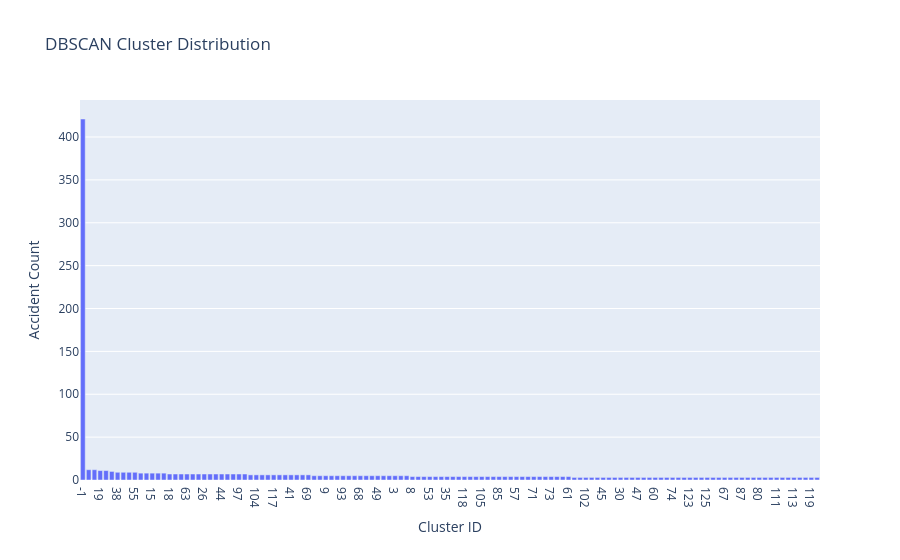

The cell this chart's notebook holds for it:
### Markdown cell above
## Cluster Distribution

This analysis shows the number of accidents identified within each cluster.

### Code cell
cluster_counts = df['Cluster'].value_counts()

fig = px.bar(
    x=cluster_counts.index.astype(str),
    y=cluster_counts.values,
    labels={'x': 'Cluster ID', 'y': 'Accident Count'},
    title='DBSCAN Cluster Distribution'
)

fig.show()

### Figure 1 — Plotly figure (JSON) as saved in the notebook; plotly's stock layout.template omitted (floating-point values rounded to 4 significant figures)
{"data": [{"hovertemplate": "Cluster ID=%{x}<br>Accident Count=%{y}<extra></extra>", "legendgroup": "", "marker": {"color": "#636efa", "pattern": {"shape": ""}}, "name": "", "orientation": "v", "showlegend": false, "textposition": "auto", "type": "bar", "x": ["-1", "2", "88", "19", "33", "28", "38", "12", "66", "55", "4", "17", "15", "31", "29", "18", "70", "32", "63", "34", "40", "26", "22", "39", "44", "86", "1", "97", "77", "11", "104", "23", "76", "117", "65", "37", "41", "94", "58", "69", "24", "25", "9", "90", "7", "93", "99", "81", "68", "46", "79", "49", "89", "10", "3", "75", "106", "8", "14", "20", "53", "109", "43", "35", "112", "95", "118", "116", "98", "105", "83", "92", "85", "56", "54", "57", "59", "64", "71", "52", "51", "73", "42", "50", "61", "0", "5", "102", "21", "6", "45", "121", "13", "30", "84", "16", "47", "115", "124", "60", "36", "27", "74", "78", "48", "123", "100", "72", "125", "62", "103", "67", "120", "96", "87", "91", "82", "80", "107", "101", "111", "110", "108", "113", "114", "126", "119", "122"], "xaxis": "x", "y": [421, 12, 12, 11, 11, 10, 9, 9, 9, 9, 8, 8, 8, 8, 8, 7, 7, 7, 7, 7, 7, 7, 7, 7, 7, 7, 7, 7, 7, 6, 6, 6, 6, 6, 6, 6, 6, 6, 6, 6, 5, 5, 5, 5, 5, 5, 5, 5, 5, 5, 5, 5, 5, 5, 5, 5, 5, 4, 4, 4, 4, 4, 4, 4, 4, 4, 4, 4, 4, 4, 4, 4, 4, 4, 4, 4, 4, 4, 4, 4, 4, 4, 4, 4, 4, 3, 3, 3, 3, 3, 3, 3, 3, 3, 3, 3, 3, 3, 3, 3, 3, 3, 3, 3, 3, 3, 3, 3, 3, 3, 3, 3, 3, 3, 3, 3, 3, 3, 3, 3, 3, 3, 3, 3, 3, 3, 3, 3], "yaxis": "y"}], "layout": {"barmode": "relative", "legend": {"tracegroupgap": 0}, "title": {"text": "DBSCAN Cluster Distribution"}, "xaxis": {"anchor": "y", "domain": [0, 1], "title": {"text": "Cluster ID"}}, "yaxis": {"anchor": "x", "domain": [0, 1], "title": {"text": "Accident Count"}}}}
